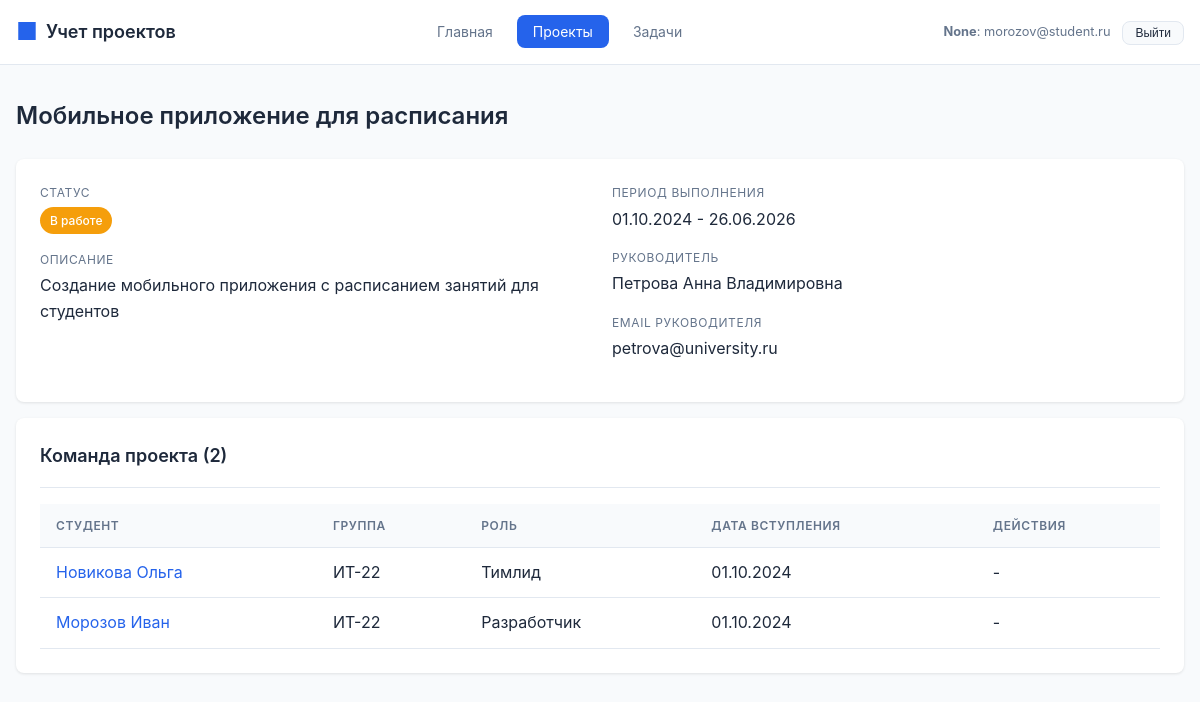
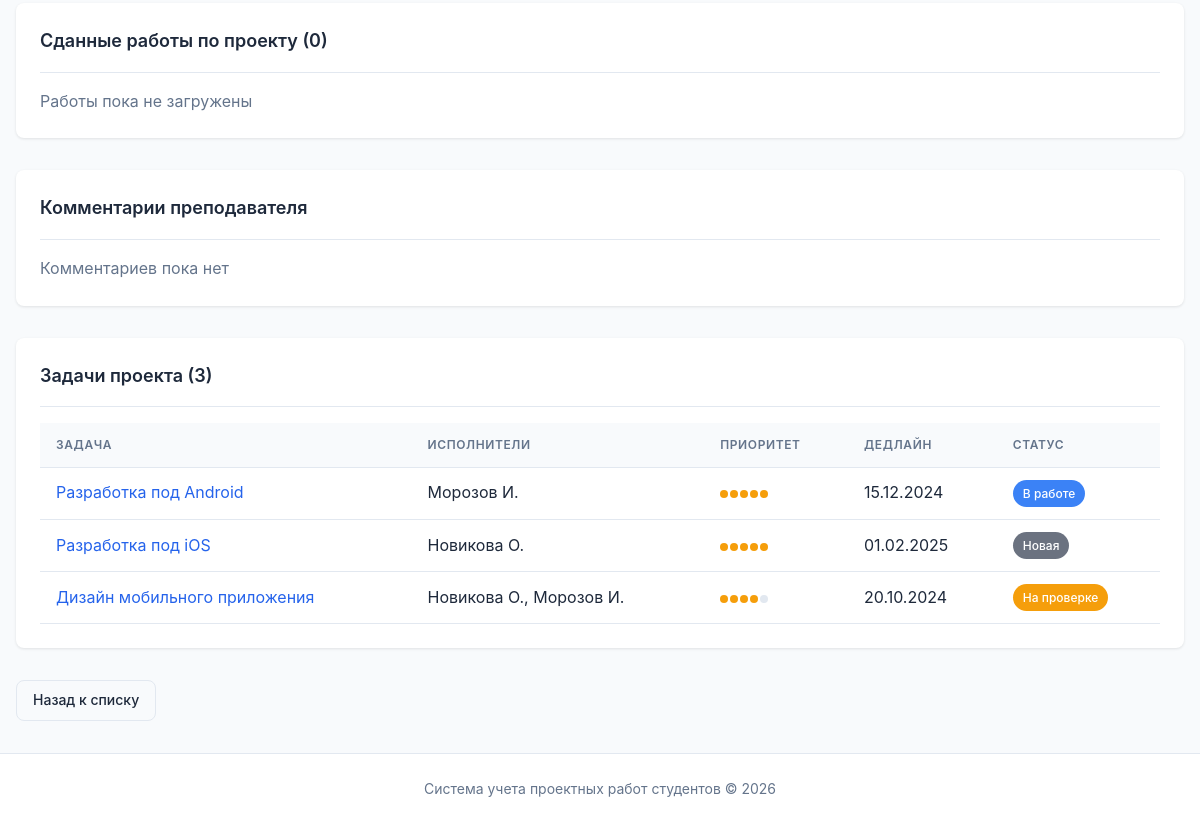
The page /projects/2 (signed in) on the database as committed earlier (2 pictures, top to bottom).
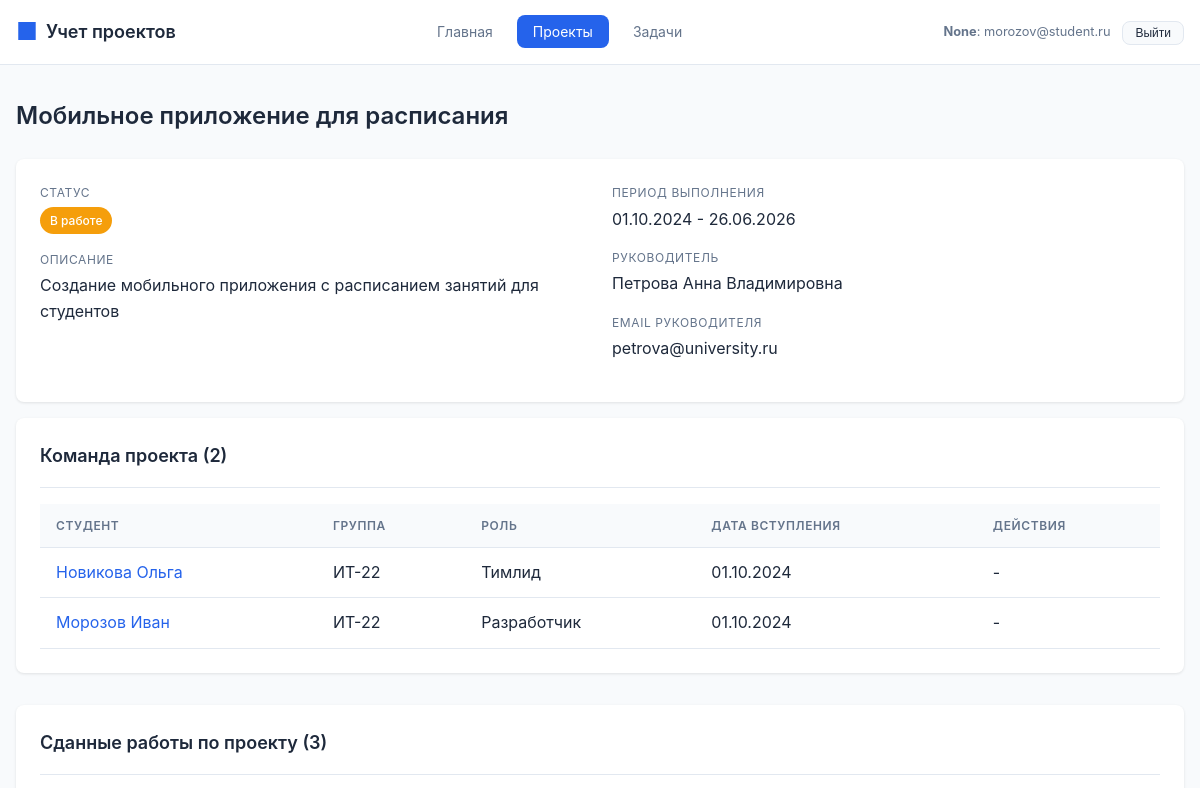
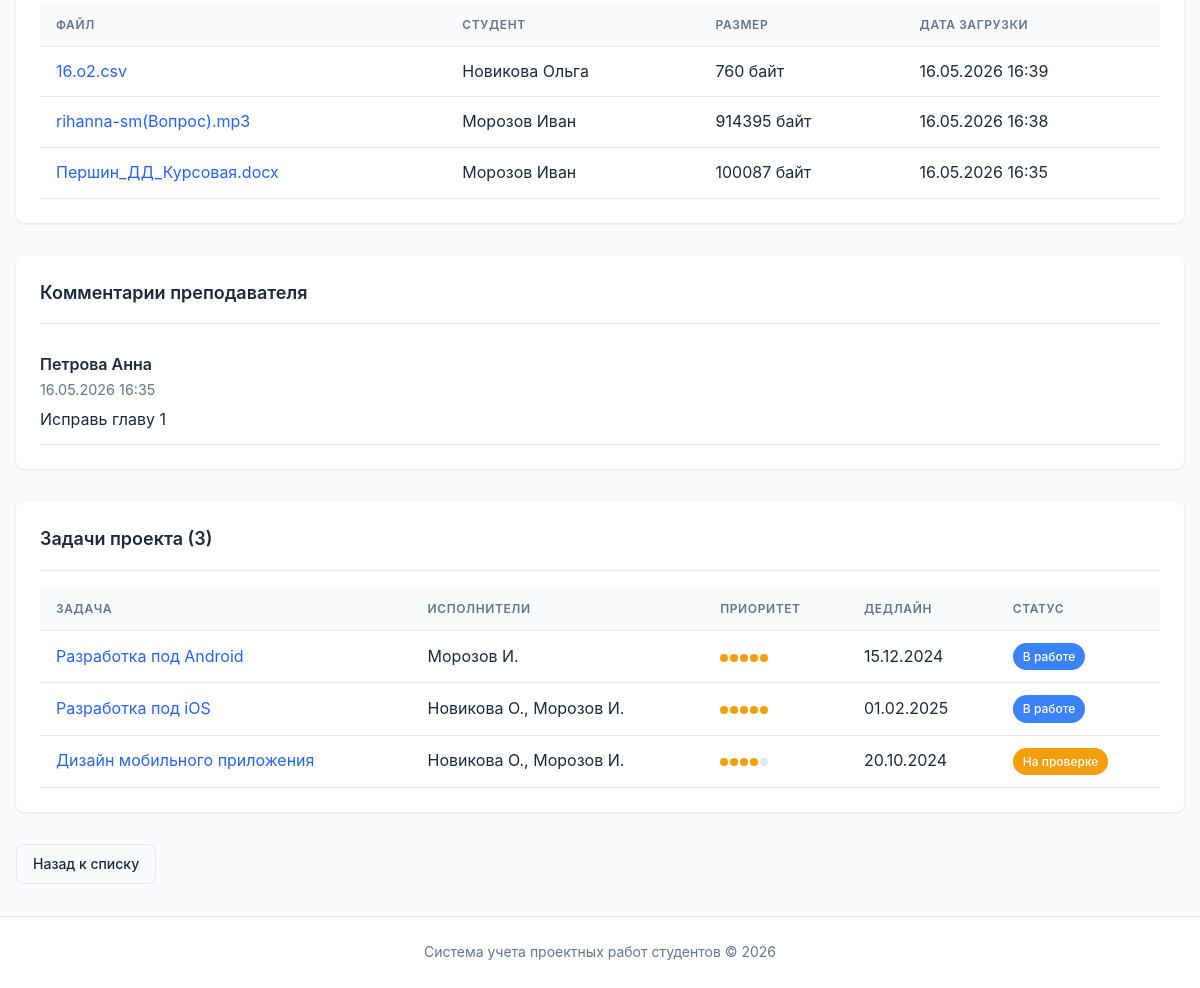
The same page on the database as committed later (2 pictures, top to bottom).
### tables this page shows
CREATE TABLE project_team (
    id INTEGER PRIMARY KEY AUTOINCREMENT,
    project_id INTEGER NOT NULL REFERENCES project(id) ON DELETE CASCADE,
    student_id INTEGER NOT NULL REFERENCES student(id) ON DELETE CASCADE,
    role TEXT DEFAULT 'Участник',
    joined_at TEXT DEFAULT CURRENT_DATE,
    UNIQUE(project_id, student_id)
);

CREATE TABLE student_group (
    id INTEGER PRIMARY KEY AUTOINCREMENT,
    name TEXT NOT NULL UNIQUE,
    course INTEGER NOT NULL CHECK (course >= 1 AND course <= 6),
    department_id INTEGER REFERENCES department(id) ON DELETE SET NULL,
    created_at TEXT DEFAULT CURRENT_TIMESTAMP
);

CREATE TABLE task (
    id INTEGER PRIMARY KEY AUTOINCREMENT,
    title TEXT NOT NULL,
    description TEXT,
    project_id INTEGER NOT NULL REFERENCES project(id) ON DELETE CASCADE,
    status_id INTEGER REFERENCES task_status(id) ON DELETE SET NULL,
    priority INTEGER DEFAULT 1 CHECK (priority >= 1 AND priority <= 5),
    deadline TEXT,
    created_at TEXT DEFAULT CURRENT_TIMESTAMP,
    updated_at TEXT DEFAULT CURRENT_TIMESTAMP
);

CREATE TABLE task_status (
    id INTEGER PRIMARY KEY AUTOINCREMENT,
    name TEXT NOT NULL UNIQUE,
    description TEXT,
    color TEXT DEFAULT '#6B7280'
);

CREATE TABLE file (
    id INTEGER PRIMARY KEY AUTOINCREMENT,
    name TEXT NOT NULL,
    path TEXT NOT NULL,
    size INTEGER,
    mime_type TEXT,
    project_id INTEGER REFERENCES project(id) ON DELETE CASCADE,
    task_id INTEGER REFERENCES task(id) ON DELETE CASCADE,
    uploaded_by_student_id INTEGER REFERENCES student(id) ON DELETE SET NULL,
    uploaded_by_teacher_id INTEGER REFERENCES teacher(id) ON DELETE SET NULL,
    uploaded_at TEXT DEFAULT CURRENT_TIMESTAMP,
    CONSTRAINT file_belongs_to_something CHECK (project_id IS NOT NULL OR task_id IS NOT NULL)
);

CREATE TABLE comment (
    id INTEGER PRIMARY KEY AUTOINCREMENT,
    content TEXT NOT NULL,
    project_id INTEGER REFERENCES project(id) ON DELETE CASCADE,
    task_id INTEGER REFERENCES task(id) ON DELETE CASCADE,
    author_student_id INTEGER REFERENCES student(id) ON DELETE SET NULL,
    author_teacher_id INTEGER REFERENCES teacher(id) ON DELETE SET NULL,
    created_at TEXT DEFAULT CURRENT_TIMESTAMP,
    CONSTRAINT comment_has_target CHECK (project_id IS NOT NULL OR task_id IS NOT NULL),
    CONSTRAINT comment_has_author CHECK (author_student_id IS NOT NULL OR author_teacher_id IS NOT NULL)
);

### routes/projects.py (the view, shortened to what this page needs)
@projects_bp.route('/<int:project_id>')
def view_project(project_id):
    project = execute_query("""
        SELECT
            p.*,
            ps.name as status,
            ps.color as status_color,
            t.last_name || ' ' || t.first_name || ' ' || COALESCE(t.middle_name, '') as supervisor_name,
            t.email as supervisor_email
        FROM project p
        LEFT JOIN project_status ps ON p.status_id = ps.id
        LEFT JOIN teacher t ON p.supervisor_id = t.id
        WHERE p.id = %s
    """, (project_id,), fetch_one=True)
    if not project:
        flash('Проект не найден', 'error')
        return redirect(url_for('projects.list_projects'))
    can_edit_project = can_manage_project(project_id)
    team = execute_query("""
        SELECT
            s.id,
            s.last_name || ' ' || s.first_name as student_name,
            s.email,
            sg.name as group_name,
            pt.role,
            pt.joined_at
        FROM project_team pt
        JOIN student s ON pt.student_id = s.id
        LEFT JOIN student_group sg ON s.student_group_id = sg.id
        WHERE pt.project_id = %s
        ORDER BY pt.joined_at
    """, (project_id,), fetch_all=True)
    tasks = execute_query("""
        SELECT
            t.id,
            t.title,
            t.deadline,
            t.priority,
            ts.name as status,
            ts.color as status_color,
            (SELECT GROUP_CONCAT(s.last_name || ' ' || SUBSTR(s.first_name, 1, 1) || '.', ', ')
             FROM task_student ts2
             JOIN student s ON ts2.student_id = s.id
             WHERE ts2.task_id = t.id) as assignees
        FROM task t
        LEFT JOIN task_status ts ON t.status_id = ts.id
        WHERE t.project_id = %s
        ORDER BY t.priority DESC, t.deadline ASC
    """, (project_id,), fetch_all=True)
    submissions = execute_query(
        """
        SELECT
            f.id,
            f.name,
            f.size,
            f.uploaded_at,
            s.last_name || ' ' || s.first_name AS student_name
        FROM file f
        LEFT JOIN student s ON s.id = f.uploaded_by_student_id
        WHERE f.project_id = %s
        ORDER BY f.uploaded_at DESC
        """,
        (project_id,),
        fetch_all=True,
    )
    teacher_comments = execute_query(
        """
        SELECT
            c.id,
            c.content,
            c.created_at,
            t.last_name || ' ' || t.first_name AS teacher_name
        FROM comment c
        JOIN teacher t ON t.id = c.author_teacher_id
        WHERE c.project_id = %s
        ORDER BY c.created_at DESC
        """,
        (project_id,),
        fetch_all=True,
    )
    available_students = execute_query("""
        SELECT
            s.id,
            s.last_name || ' ' || s.first_name as full_name,
            sg.name as group_name
        FROM student s
        LEFT JOIN student_group sg ON s.student_group_id = sg.id
        WHERE s.id NOT IN (
            SELECT pt.student_id
            FROM project_team pt
            WHERE pt.project_id = %s
        )
        ORDER BY s.last_name, s.first_name
    """, (project_id,), fetch_all=True)
    return render_template(
        'projects/view.html',
        project=project,
        team=team,
        tasks=tasks,
        submissions=submissions,
        teacher_comments=teacher_comments,
        available_students=available_students,
        can_edit_project=can_edit_project,
        can_submit=g.current_user["role"] == ROLE_STUDENT and _can_submit_to_project(project_id, g.current_user["id"]),
        can_comment=g.current_user["role"] in {ROLE_TEACHER, ROLE_ADMIN} and can_manage_project(project_id),
    )

### database.py (called while the page is built)
def _parse_db_value(key, value):
    if not isinstance(value, str):
        return value
    if key.endswith("_at"):
        try:
            return datetime.fromisoformat(value)
        except ValueError:
            return value
    if key.endswith("_date") or key in DATE_FIELDS:
        try:
            return date.fromisoformat(value)
        except ValueError:
            return value
    return value

def _normalize_row(row):
    raw = dict(row)
    return {key: _parse_db_value(key, value) for key, value in raw.items()}

def get_db_connection():
    conn = sqlite3.connect(Config.SQLITE_PATH)
    conn.row_factory = sqlite3.Row
    conn.execute("PRAGMA foreign_keys = ON")
    return conn

### routes/auth.py (called while the page is built, shortened)
def can_manage_project(project_id):
    current_user = g.current_user
    if not current_user:
        return False
    if current_user["role"] == ROLE_ADMIN:
        return True
    if current_user["role"] != ROLE_TEACHER:
        return False

### templates/projects/view.html (shortened to what the changed rows need)
{% extends 'base.html' %}
{% block content %}
<div class="page-header">
    <h1 class="page-title">{{ project.title }}</h1>
</div>
<div class="section">
    <div class="card">
        <div class="card-header">
            <h2 class="card-title">Команда проекта ({{ team|length }})</h2>
        </div>
        {% if team %}
        <div class="table-container">
            <table>
                <thead>
                    <tr>
                        <th>Студент</th>
                        <th>Группа</th>
                        <th>Роль</th>
                        <th>Дата вступления</th>
                        <th>Действия</th>
                    </tr>
                </thead>
                <tbody>
                    {% for member in team %}
                    <tr>
                        <td>
                            <a href="{{ url_for('students.view_student', student_id=member.id) }}" class="link">
                                {{ member.student_name }}
                            </a>
                        </td>
                        <td>{{ member.group_name or '-' }}</td>
                        <td>{{ member.role }}</td>
                        <td>{{ member.joined_at.strftime('%d.%m.%Y') if member.joined_at else '-' }}</td>
                        <td>
                            {% if can_edit_project %}
                            <form method="POST"
                                  action="{{ url_for('projects.remove_student_from_project', project_id=project.id, student_id=member.id) }}"
                                  onsubmit="return confirm('Удалить участника?')">
                                <button type="submit" class="btn btn-danger btn-sm">Удалить</button>
                            </form>
                            {% else %}
                            -
                            {% endif %}
                        </td>
                    </tr>
                    {% endfor %}
                </tbody>
            </table>
        </div>
        {% else %}
        <p style="color: var(--text-secondary);">Команда не сформирована</p>
        {% endif %}
    </div>
</div>
<div class="section">
    <div class="card">
        <div class="card-header">
            <h2 class="card-title">Сданные работы по проекту ({{ submissions|length }})</h2>
        </div>
        {% if submissions %}
        <div class="table-container">
            <table>
                <thead>
                    <tr>
                        <th>Файл</th>
                        <th>Студент</th>
                        <th>Размер</th>
                        <th>Дата загрузки</th>
                    </tr>
                </thead>
                <tbody>
                    {% for file in submissions %}
                    <tr>
                        <td>
                            <a class="link" href="{{ url_for('submissions.download_file', file_id=file.id) }}">{{ file.name }}</a>
                        </td>
                        <td>{{ file.student_name or '-' }}</td>
                        <td>{{ file.size or 0 }} байт</td>
                        <td>{{ file.uploaded_at.strftime('%d.%m.%Y %H:%M') if file.uploaded_at else '-' }}</td>
                    </tr>
                    {% endfor %}
                </tbody>
            </table>
        </div>
        {% else %}
        <p style="color: var(--text-secondary);">Работы пока не загружены</p>
        {% endif %}
    </div>
</div>
<div class="section">
    <div class="card">
        <div class="card-header">
            <h2 class="card-title">Комментарии преподавателя</h2>
        </div>
        {% if teacher_comments %}
            {% for comment in teacher_comments %}
            <div style="padding: 0.75rem 0; border-bottom: 1px solid var(--border);">
                <div style="font-weight: 600;">{{ comment.teacher_name }}</div>
                <div style="color: var(--text-secondary); font-size: 0.9rem;">
                    {{ comment.created_at.strftime('%d.%m.%Y %H:%M') if comment.created_at else '' }}
                </div>
                <div style="margin-top: 0.35rem;">{{ comment.content }}</div>
            </div>
            {% endfor %}
        {% else %}
        <p style="color: var(--text-secondary);">Комментариев пока нет</p>
        {% endif %}
    </div>
</div>
<div class="section">
    <div class="card">
        <div class="card-header">
            <h2 class="card-title">Задачи проекта ({{ tasks|length }})</h2>
        </div>
        {% if tasks %}
        <div class="table-container">
            <table>
                <thead>
                    <tr>
                        <th>Задача</th>
                        <th>Исполнители</th>
                        <th>Приоритет</th>
                        <th>Дедлайн</th>
                        <th>Статус</th>
                    </tr>
                </thead>
                <tbody>
                    {% for task in tasks %}
                    <tr>
                        <td>
                            <a href="{{ url_for('tasks.view_task', task_id=task.id) }}" class="link">
                                {{ task.title }}
                            </a>
                        </td>
                        <td>{{ task.assignees or 'Не назначены' }}</td>
                        <td>
                            <div class="priority">
                                {% for i in range(5) %}
                                <span class="priority-dot {% if i < task.priority %}filled{% endif %}"></span>
                                {% endfor %}
                            </div>
                        </td>
                        <td>{{ task.deadline.strftime('%d.%m.%Y') if task.deadline else '-' }}</td>
                        <td>
                            <span class="badge badge-status" style="background-color: {{ task.status_color or '#6B7280' }}">
                                {{ task.status or 'Не указан' }}
                            </span>
                        </td>
                    </tr>
                    {% endfor %}
                </tbody>
            </table>
        </div>
        {% else %}
        <p style="color: var(--text-secondary);">Задачи не созданы</p>
        {% endif %}
    </div>
</div>
{% endblock %}

Rows that differ between the two databases and show on the page:
added file: name "16.o2.csv", student_name "Новикова Ольга", size "760", uploaded_at "16.05.2026 16:39"
added file: name "rihanna-sm(Вопрос).mp3", student_name "Морозов Иван", size "914395", uploaded_at "16.05.2026 16:38"
added file: name "Першин_ДД_Курсовая.docx", student_name "Морозов Иван", size "100087", uploaded_at "16.05.2026 16:35"
added comment: teacher_name "Петрова Анна", created_at "16.05.2026 16:35", content "Исправь главу 1"
changed task "Разработка под iOS": assignees "Новикова О." → "Новикова О., Морозов И."; name "Новая" → "В работе"
Other text that changed with them:
{{ submissions|length }}: "0" → "3"
text no longer shown: "Работы пока не загружены Комментариев пока нет"
text now shown: "ФАЙЛ СТУДЕНТ РАЗМЕР ДАТА ЗАГРУЗКИ"
